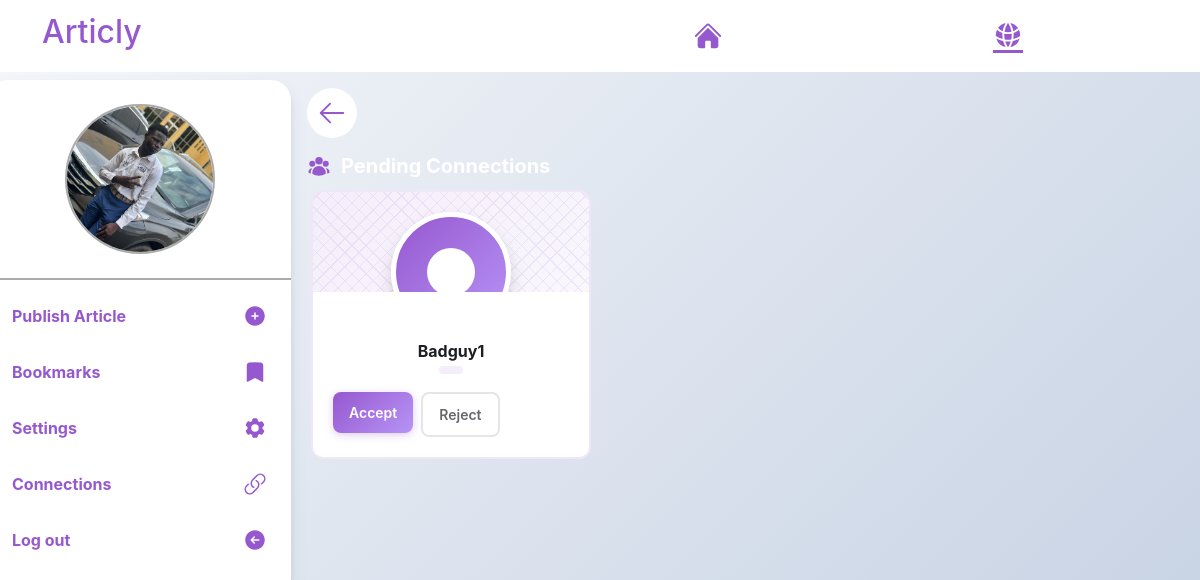
The app's page /user/connections/ (signed in), older data.
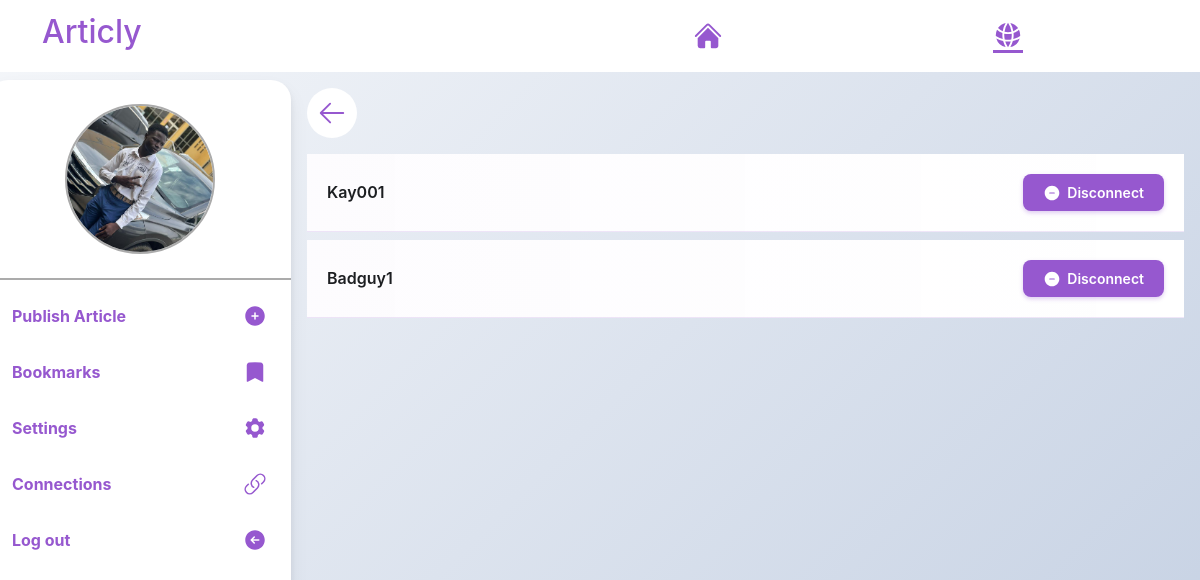
The same page, newer data.
### authentication/models.py (models this page shows, shortened)
class Connection(models.Model):
    class Status(models.TextChoices):
        PENDING = 'pending', 'Pending'
        ACCEPTED = 'accepted', 'Accepted'
        REJECTED = 'rejected', 'Rejected'
    sender = models.ForeignKey(
        User,
        on_delete=models.CASCADE,
        related_name='sent_connections',
        help_text='User who initiated the connection request'
    )
    receiver = models.ForeignKey(
        User,
        on_delete=models.CASCADE,
        related_name='received_connections',
        help_text='User who received the connection request'
    )
    status = models.CharField(
        max_length=20,
        choices=Status.choices,
        default=Status.PENDING,
        db_index=True,
        help_text='Current status of the connection'
    )
    created_at = models.DateTimeField(
        auto_now_add=True,
        help_text='When the connection request was created'
    )
    accepted_at = models.DateTimeField(
        null=True,
        blank=True,
        help_text='When the connection was accepted'
    )
    rejected_at = models.DateTimeField(
        null=True,
        blank=True,
        help_text='When the connection was rejected'
    )
    objects = ConnectionManager()
    class Meta:
        db_table = 'connections'
        ordering = ['-created_at']
        indexes = [
            models.Index(fields=['sender', 'status']),
            models.Index(fields=['receiver', 'status']),
            models.Index(fields=['sender', 'receiver']),
            models.Index(fields=['status', 'created_at']),
        ]
        constraints = [
            models.CheckConstraint(
                check=~Q(sender=models.F('receiver')),
                name='prevent_self_connection'
            )
        ]
    def __repr__(self):
        return (
            f"<Connection: {self.sender.username} -> {self.receiver.username} "
            f"({self.status})>"
        )

### user/views.py (the view)
# urls.py: path("connections/", views.connections,name="connections_list"),
@login_required
def connections(request):
    pending_connections =  Connection.objects.select_related("sender","receiver").filter(
            Q(sender=request.user) | Q(receiver=request.user) ,
            status = "pending"
        )
    print(pending_connections)
    accepted_connections = Connection.objects.select_related("sender__userprofile","receiver__userprofile").filter(
            Q(sender=request.user) | Q(receiver=request.user) , status = "accepted"
        )
    print(accepted_connections)
    context = {"accepted_connections":accepted_connections,"pending_connections":pending_connections}
    return render(request,"user/connections.html", context)

### user/templatetags/user_tags.py (called while the page is built)
@register.filter
def generate_token(data):
    encoded_bytes = base64.urlsafe_b64encode(force_bytes(data))
    return force_str(encoded_bytes)

### user/utils.py (called while the page is built)
def custom_context(request):
    categories = Category.objects.all()
    if request.user.is_authenticated:
        preference = Prefrence.objects.get(user=request.user).category.all()
        likes = Like.objects.filter(user=request.user).values_list("article_id",flat=True)
        bookmarks = Bookmark.objects.filter(user=request.user).values_list("article_id",flat=True)
        connected_user_ids = get_complex_data(request)
        print(connected_user_ids)
        context = {"category":categories,
                   "connections":connected_user_ids,
                    "saved_preferences":preference,"likes":likes,
               "bookmarks":bookmarks,}
    else:
        context = {"category":categories}
    return context

### user/templates/user/connections.html (shortened to what this page needs)
{% extends "user/base.html" %}
{% block articly_main_body %}
{% include "user/components/back_button.html" %}
{% if pending_connections %}
   <div>
                    <h2 class="carousel-title" style="color: white;">
                        Pending Connections
                    </h2>
                </div>
    <div class="carousel-container">
                <div class="carousel-track" id="carouselTrack">
                    {% for p in pending_connections %}
                      <div class="connection-card">
                        <div class="card-image-section">
                            <div class="card-background-pattern"></div>
                            <div class="user-profile-image"></div>
                        </div>
                        <div class="card-content">
                            <h3 class="user-name">
                              {% if request.user == p.sender %}
                                {{ p.receiver }}
                            {% elif request.user == p.receiver %}
                                {{ p.sender }}
                             {% endif %}
                            </h3>
                            <span class="user-level">
                            </span>
                            <div class="card-actions">
                               <form action="{% url 'accept_connections' %}" method="post">
                                 <button class="action-button connect-button" >Accept</button>
                               </form>
                                                      <form
        class="connect_user"
        action="{% url 'connect_user' %}"
        method="post"
      >
        {% if  request.user == p.sender %}
        {% if p.receiver.id in connections %}
        <button class="action-button remove-button">
        Reject
        </button>
        {% endif %}
        {% elif request.user == p.receiver %}
        {% if p.sender.id in connections %}
             <button class="action-buttton remove-button">
          Reject
        </button>
        {%  endif %}
        {% endif %}
      </form>
                            </div>
                        </div>
                    </div>
                    {% endfor %}
                        </div>
                    </div>
{% endif %}
{% for c in accepted_connections %}
<div class="post w-100 mt-2">
  <div class="author-info d-flex align-items-center justify-content-between">
    <div class="d-flex align-items-center">
      <div class="capitalize">
        <div class="author-name">{% if request.user == c.sender %}
                                {{ c.receiver }}
                            {% elif request.user == c.receiver %}
                                {{ c.sender }}
                             {% endif %}
                            </div>
      </div>
    </div>
    <div>
        <form
        class="connect_user"
        action="{% url 'connect_user' %}"
        method="post"
      >
        {% if  request.user == c.sender %}
        {% if c.receiver.id in connections %}
        <button class="connect-btn">
          <svg
            xmlns="http://www.w3.org/2000/svg"
            viewBox="0 0 24 24"
            fill="currentColor"
            class="size-6"
          >
            <path
              fill-rule="evenodd"
              d="M12 2.25c-5.385 0-9.75 4.365-9.75 9.75s4.365 9.75 9.75 9.75 9.75-4.365 9.75-9.75S17.385 2.25 12 2.25Zm3 10.5a.75.75 0 0 0 0-1.5H9a.75.75 0 0 0 0 1.5h6Z"
              clip-rule="evenodd"
            />
          </svg>
          Disconnect
        </button>
        {% endif %}
        {% endif %}
      </form>
    </div>
  </div>
</div>
{% endfor %}
{% endblock %}

Row changes from the older to the newer data that the page shows:
added Connection: receiver "Kay001", shows "Disconnect", shown under "Articly"
changed Connection "Badguy1": moves from the list under "Pending Connections" to the list under "Articly"
Text that changed along with them:
text no longer shown: "Pending Connections"
